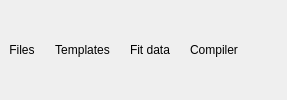
         <widget class="QWidget" name="tab_3">
          <attribute name="title">
           <string>VIEW</string>
          </attribute>
          <layout class="QHBoxLayout" name="horizontalLayout_9">
           <property name="margin">
            <number>2</number>
           </property>
           <item>
            <widget class="QToolButton" name="viewFiles">
             <property name="text">
              <string>Files</string>
             </property>
             <property name="icon">
              <iconset resource="resources.qrc">
               <normaloff>:/icons/icons/windows8_icons/Folders/dossier.png</normaloff>:/icons/icons/windows8_icons/Folders/dossier.png</iconset>
             </property>
             <property name="iconSize">
              <size>
               <width>30</width>
               <height>30</height>
              </size>
             </property>
             <property name="toolButtonStyle">
              <enum>Qt::ToolButtonTextBesideIcon</enum>
             </property>
             <property name="autoRaise">
              <bool>true</bool>
             </property>
            </widget>
           </item>
           <item>
            <widget class="QToolButton" name="viewTemplates">
             <property name="text">
              <string>Templates</string>
             </property>
             <property name="icon">
              <iconset resource="resources.qrc">
               <normaloff>:/icons/icons/windows8_icons/Charts/pie.png</normaloff>:/icons/icons/windows8_icons/Charts/pie.png</iconset>
             </property>
             <property name="iconSize">
              <size>
               <width>30</width>
               <height>30</height>
              </size>
             </property>
             <property name="toolButtonStyle">
              <enum>Qt::ToolButtonTextBesideIcon</enum>
             </property>
             <property name="autoRaise">
              <bool>true</bool>
             </property>
            </widget>
           </item>
           <item>
            <widget class="QToolButton" name="viewSetings">
             <property name="sizePolicy">
              <sizepolicy hsizetype="Minimum" vsizetype="Fixed">
               <horstretch>0</horstretch>
               <verstretch>0</verstretch>
              </sizepolicy>
             </property>
             <property name="font">
              <font>
               <family>Segoe UI</family>
              </font>
             </property>
             <property name="text">
              <string>Fit data</string>
             </property>
             <property name="icon">
              <iconset resource="resources.qrc">
               <normaloff>:/icons/icons/others/fit.png</normaloff>:/icons/icons/others/fit.png</iconset>
             </property>
             <property name="iconSize">
              <size>
               <width>30</width>
               <height>30</height>
              </size>
             </property>
             <property name="popupMode">
              <enum>QToolButton::InstantPopup</enum>
             </property>
             <property name="toolButtonStyle">
              <enum>Qt::ToolButtonTextBesideIcon</enum>
             </property>
             <property name="autoRaise">
              <bool>true</bool>
             </property>
            </widget>
           </item>
           <item>
            <widget class="QToolButton" name="viewCompiler">
             <property name="sizePolicy">
              <sizepolicy hsizetype="Minimum" vsizetype="Fixed">
               <horstretch>0</horstretch>
               <verstretch>0</verstretch>
              </sizepolicy>
             </property>
             <property name="font">
              <font>
               <family>Segoe UI</family>
              </font>
             </property>
             <property name="text">
              <string>Compiler</string>
             </property>
             <property name="icon">
              <iconset resource="resources.qrc">
               <normaloff>:/icons/icons/others/cplusplus.png</normaloff>:/icons/icons/others/cplusplus.png</iconset>
             </property>
             <property name="iconSize">
              <size>
               <width>30</width>
               <height>30</height>
              </size>
             </property>
             <property name="popupMode">
              <enum>QToolButton::InstantPopup</enum>
             </property>
             <property name="toolButtonStyle">
              <enum>Qt::ToolButtonTextBesideIcon</enum>
             </property>
             <property name="autoRaise">
              <bool>true</bool>
             </property>
            </widget>
           </item>
           <item>
            <spacer name="horizontalSpacer_3">
             <property name="orientation">
              <enum>Qt::Horizontal</enum>
             </property>
             <property name="sizeHint" stdset="0">
              <size>
               <width>40</width>
               <height>20</height>
              </size>
             </property>
            </spacer>
           </item>
          </layout>
         </widget>
